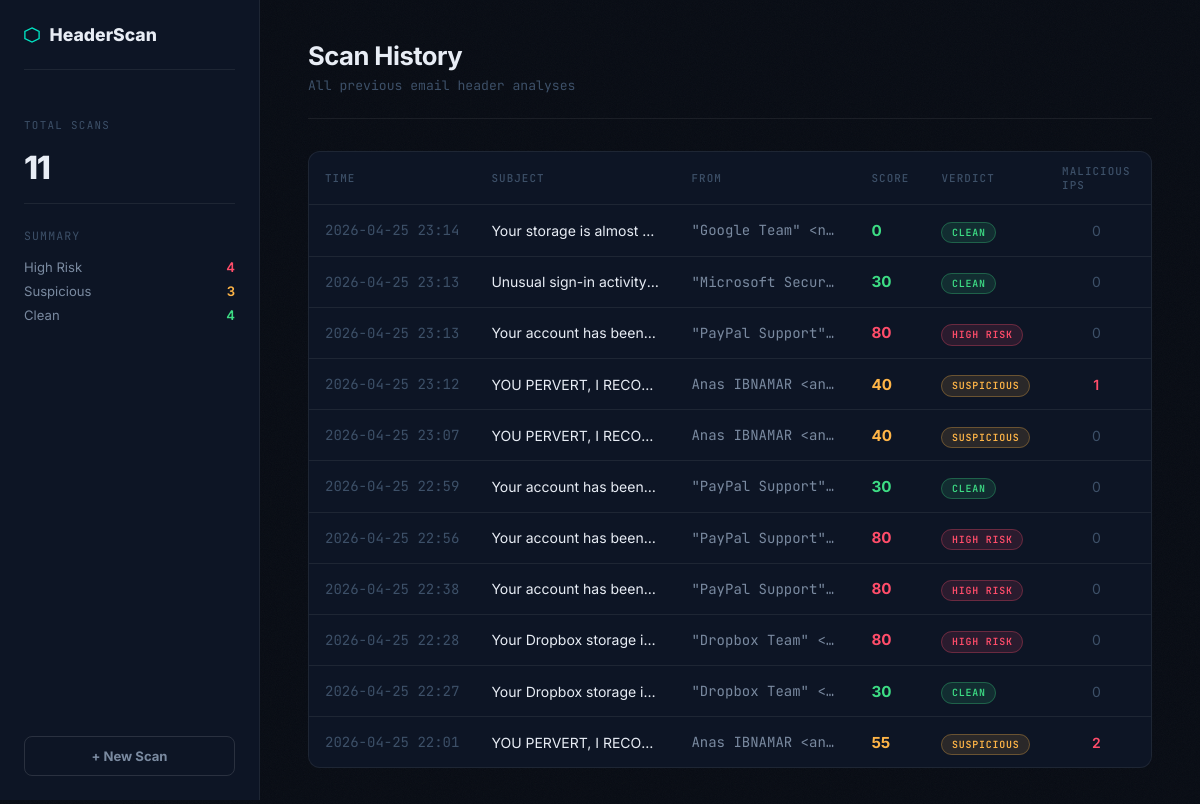
Before: /history with the older database file.
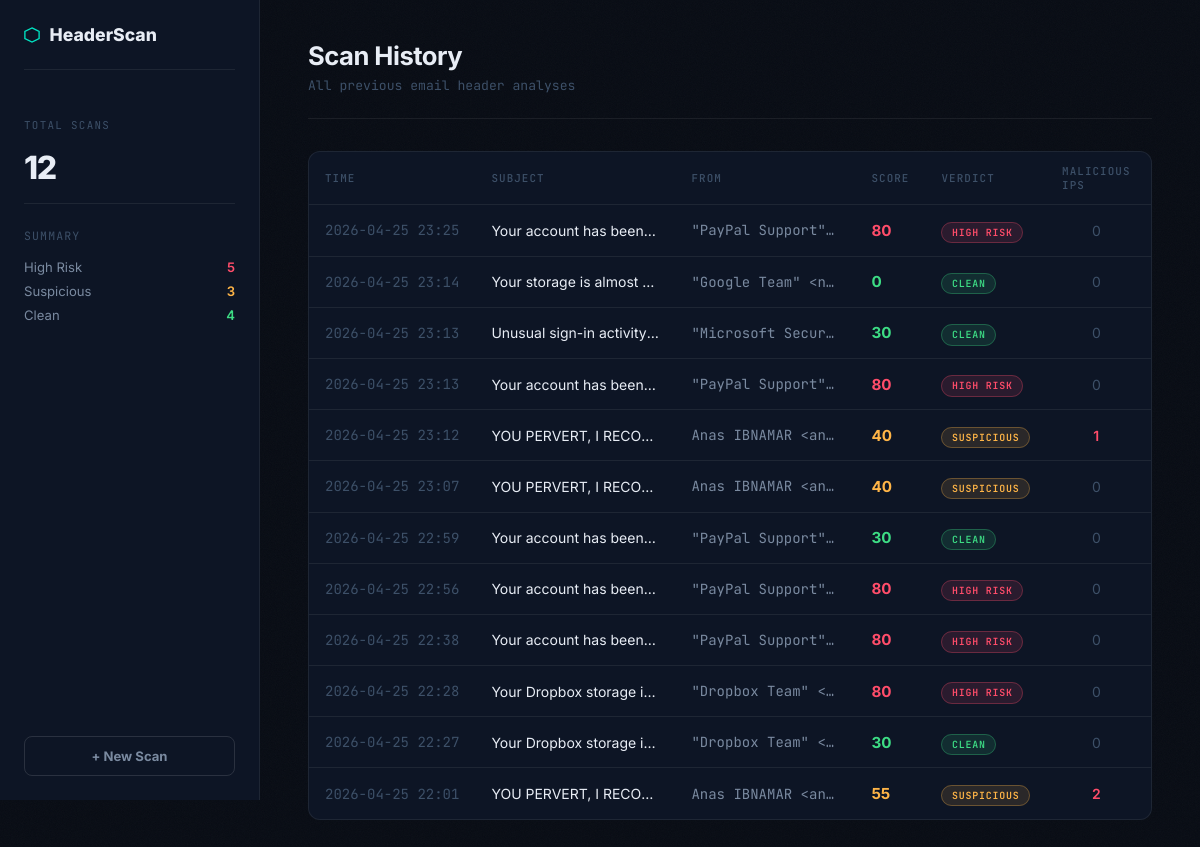
After: the same page with the newer database file.
### tables this page shows
CREATE TABLE scans (
            id          INTEGER PRIMARY KEY AUTOINCREMENT,
            scanned_at  TEXT NOT NULL,
            subject     TEXT,
            from_addr   TEXT,
            risk_score  INTEGER,
            verdict     TEXT,
            spf_status  TEXT,
            dmarc_policy TEXT,
            dkim_present INTEGER,
            warnings     INTEGER,
            malicious_ips INTEGER,
            report_json  TEXT
        );

### app.py (the view)
@app.route("/history")
def history():
    scans = get_all_scans()
    return render_template("history.html", scans=scans)

### database.py (called while the page is built)
def get_all_scans():
    conn = sqlite3.connect(DB_PATH)
    conn.row_factory = sqlite3.Row
    c = conn.cursor()
    c.execute("""
        SELECT id, scanned_at, subject, from_addr, risk_score,
               verdict, malicious_ips, warnings
        FROM scans
        ORDER BY id DESC
        LIMIT 100
    """)
    rows = c.fetchall()
    conn.close()
    return [dict(r) for r in rows]

### templates/history.html (shortened to what the changed rows need)
<!DOCTYPE html>
<html lang="en">
<head>
    <link rel="stylesheet" href="{{ url_for('static', filename='css/style.css') }}">
</head>
<body class="report-page">
<aside class="sidebar">
    <div style="padding: 1rem 0; border-bottom: 1px solid var(--border); margin-bottom: 1.5rem;">
        <div class="score-label">Total Scans</div>
        <div style="font-size: 2rem; font-weight: 800; letter-spacing: -0.04em; margin-top: 0.5rem;">
            {{ scans|length }}
        </div>
    </div>
    <div style="display: flex; flex-direction: column; gap: 0.5rem; margin-bottom: 1rem;">
        <div style="display: flex; justify-content: space-between; font-size: 0.82rem;">
            <span style="color: var(--text2);">High Risk</span>
            <span style="color: var(--red); font-weight: 600;">{{ scans | selectattr('verdict', 'equalto', 'HIGH RISK') | list | length }}</span>
        </div>
    </div>
</aside>
<main class="report-main">
    {% if scans %}
    <div class="history-table-wrap">
        <table class="history-table">
            <thead>
                <tr>
                    <th>Time</th>
                    <th>Subject</th>
                    <th>From</th>
                    <th>Score</th>
                    <th>Verdict</th>
                    <th>Malicious IPs</th>
                    <th></th>
                </tr>
            </thead>
            <tbody>
                {% for scan in scans %}
                <tr class="history-row" onclick="window.location='/scan/{{ scan.id }}'">
                    <td class="mono" style="color: var(--text3); white-space: nowrap;">{{ scan.scanned_at[:16] }}</td>
                    <td style="max-width: 200px; overflow: hidden; text-overflow: ellipsis; white-space: nowrap;">
                        {{ scan.subject or "No subject" }}
                    </td>
                    <td class="mono" style="color: var(--text2); max-width: 180px; overflow: hidden; text-overflow: ellipsis; white-space: nowrap;">
                        {{ scan.from_addr or "—" }}
                    </td>
                    <td>
                        <span class="score-val
                            {% if scan.risk_score >= 70 %}stat-red
                            {% elif scan.risk_score >= 40 %}stat-amber
                            {% else %}stat-green{% endif %}">
                            {{ scan.risk_score }}
                        </span>
                    </td>
                    <td>
                        <span class="verdict-pill
                            {% if scan.verdict == 'HIGH RISK' %}vp-high
                            {% elif scan.verdict == 'SUSPICIOUS' %}vp-med
                            {% else %}vp-low{% endif %}">
                            {{ scan.verdict }}
                        </span>
                    </td>
                    <td style="text-align: center;">
                        {% if scan.malicious_ips > 0 %}
                        <span style="color: var(--red); font-weight: 600;">{{ scan.malicious_ips }}</span>
                        {% else %}
                        <span style="color: var(--text3);">0</span>
                        {% endif %}
                    </td>
                    <td>
                    </td>
                </tr>
                {% endfor %}
            </tbody>
        </table>
    </div>
    {% else %}
    <div style="text-align: center; padding: 4rem; color: var(--text3);">
        <div style="font-size: 2rem; margin-bottom: 1rem;">📭</div>
        <div style="font-size: 0.95rem;">No scans yet. <a href="/" style="color: var(--teal);">Analyze your first email →</a></div>
    </div>
    {% endif %}
</main>
</body>
</html>

Changed rows visible on the page:
added scans: scanned_at "2026-04-25 23:25", subject "Your account has been…", from_addr "\"PayPal Support\"…", risk_score "80", verdict "HIGH RISK", malicious_ips "0"
Other visible differences:
{{ scans|length }}: "11" → "12"
{{ scans | selectattr('verdict', 'equalto', 'HIGH RISK') | list | length }}: "4" → "5"
